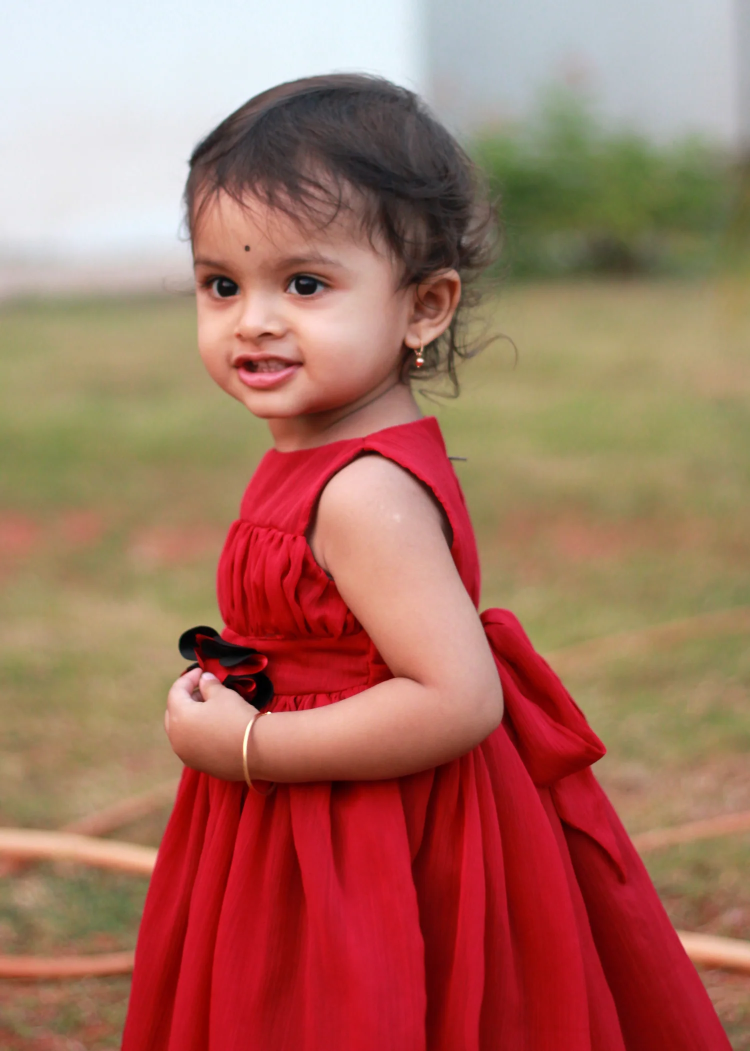
#> input picture girl.webp, 1500 x 2102 px (shown at 1/2 size)
$ python program5.py
#> lines starting #> are read from the running program, lines starting #| are printed output that depends on the picture
# Question 5 : erosion and dilation

import cv2

# Read the input color image
image = cv2.imread("girl.webp")
#> image is the input picture: shape (2102, 1500, 3); mean B, G, R 98.3, 114.5, 166.1
image = cv2.resize(image, None, fx=0.3, fy=0.3)
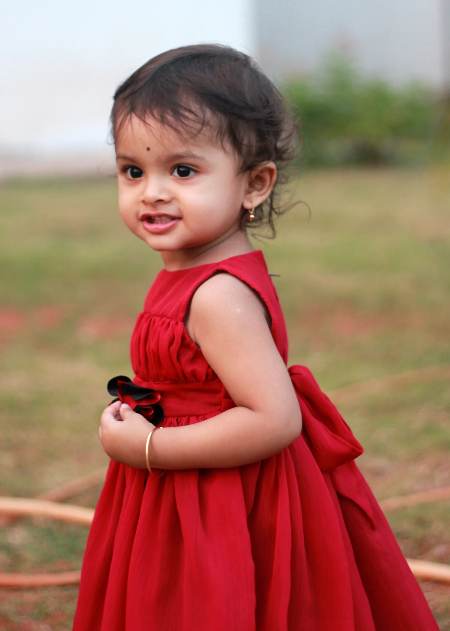
#> image: shape (631, 450, 3); mean B, G, R 98.2, 114.4, 166

# Erosion
eroded_image = cv2.erode(image, (3, 3), iterations=5)
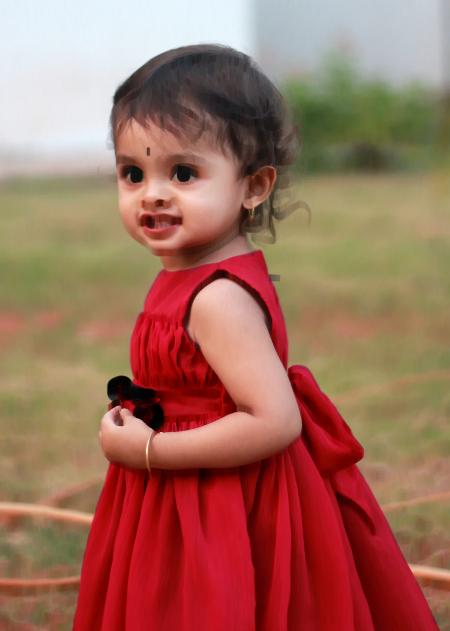
#> eroded_image: shape (631, 450, 3); mean B, G, R 93.7, 110.2, 160.2
# Dilation
dilated_image = cv2.dilate(image, (3, 3), iterations=5)
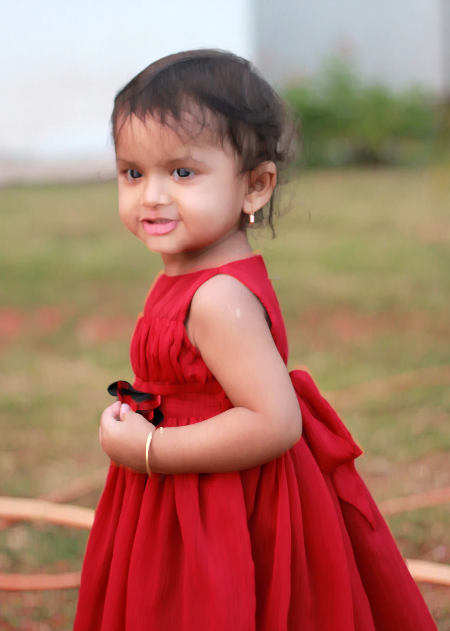
#> dilated_image: shape (631, 450, 3); mean B, G, R 104.2, 120, 172.1

# Display the original, eroded, and dilated images
cv2.imshow("Original Image", image)
cv2.imshow("Eroded Image", eroded_image)
cv2.imshow("Dilated Image", dilated_image)
cv2.waitKey(0)

cv2.destroyAllWindows()

$ run again, with baby.jpg saved as girl.webp
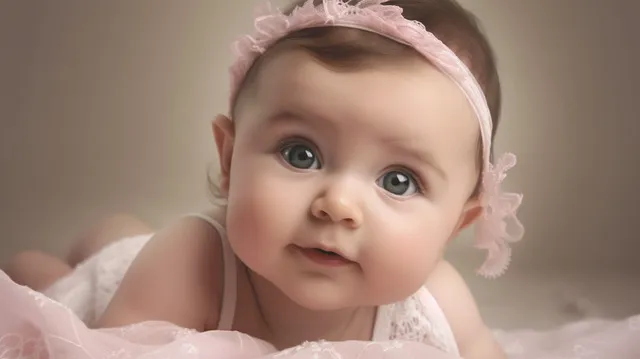
#> input picture baby.jpg, 640 x 359 px
#> image is the input picture: shape (359, 640, 3); mean B, G, R 117.7, 131.6, 158.9
#> image: shape (108, 192, 3)
#> `eroded_image = cv2.erode(image, (3, 3), iterations=5)`:
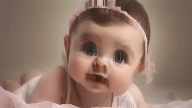
#> eroded_image: shape (108, 192, 3); mean B, G, R 106.4, 120.6, 147.7
#> `dilated_image = cv2.dilate(image, (3, 3), iterations=5)`:
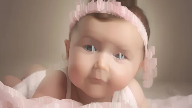
#> dilated_image: shape (108, 192, 3); mean B, G, R 125.7, 139.6, 166.4
